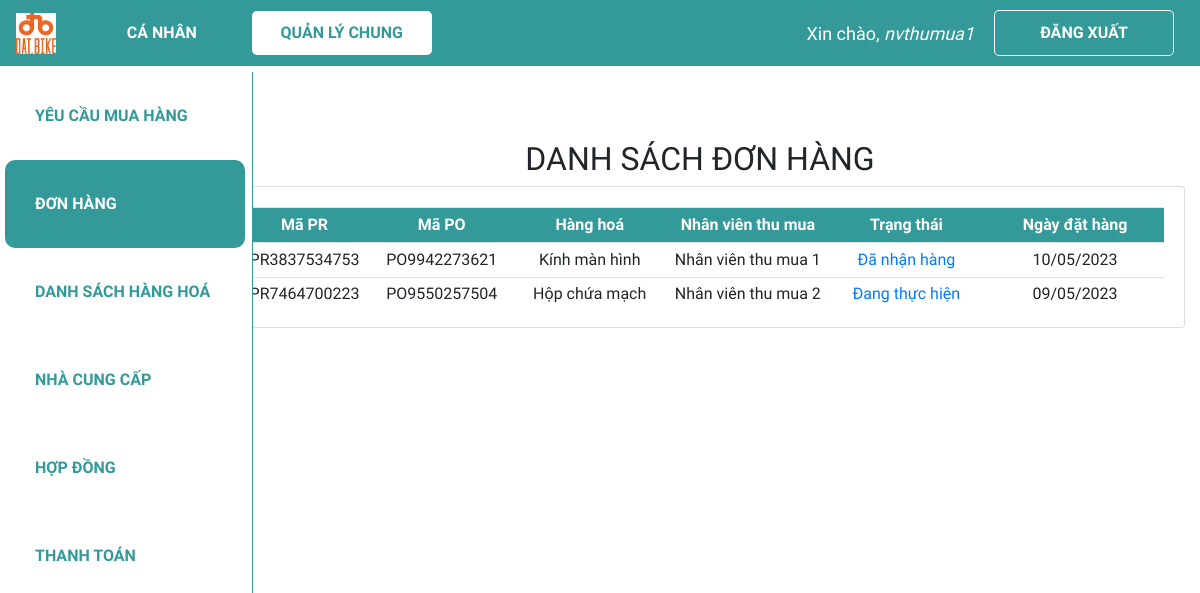
The app's page /dspo/ (signed in) with its own data.
### web_core/models.py (models this page shows, shortened)
class PO(models.Model):
    danh_muc_trang_thai = (
        ('Chờ phê duyệt', 'Chờ phê duyệt'),
        ('Đang thực hiện', 'Đang thực hiện'),
        ('Đã nhận hàng', 'Đã nhận hàng'),
        ('Đã hoàn thành', 'Đã hoàn thành'),
    )
    ma_PO = ShortUUIDField(
        verbose_name='Mã PO',
        length=10,
        max_length=12,
        prefix="PO",
        alphabet="0123456789",
        primary_key=True
    )
    ma_PR = models.ForeignKey(PR, on_delete = models.CASCADE, verbose_name = 'Mã PR', blank=True, null=True)
    ma_hang_hoa = models.ForeignKey(HANGHOA, on_delete = models.CASCADE, verbose_name = 'Mã hàng hoá', blank=True, null=True)
    so_luong = models.IntegerField('Số lượng', validators = [MinValueValidator(0)], default = 0)
    ma_hop_dong = models.ForeignKey(HOPDONG, on_delete = models.SET_NULL, verbose_name = 'Mã hợp đồng', blank=True, null=True)
    ma_nhan_vien_tao = models.ForeignKey(NHANVIEN, on_delete=models.SET_NULL, verbose_name = 'Mã nhân viên tạo', related_name = 'nv_tao_PO',blank=True, null=True)
    ma_ncc = models.ForeignKey(NCC, on_delete = models.SET_NULL, verbose_name = 'Mã nhà cung cấp', blank=True, null=True)
    ngay_tao = models.DateTimeField('Ngày tạo', default = datetime.now)
    ngay_cap_nhat = models.DateTimeField('Ngày cập nhật', default = datetime.now)
    ngay_du_kien_nhan = models.DateTimeField('Ngày dự kiến nhận', blank=True, null=True)
    so_tien_thanh_toan = models.PositiveBigIntegerField('Số tiền thanh toán', validators=[MinValueValidator(0)], default = 0)
    trang_thai = models.CharField('Trạng thái PO', max_length = 100, choices=danh_muc_trang_thai, default='Chờ phê duyệt', blank=True, null=True)
    ma_quan_ly_duyet = models.ForeignKey(NHANVIEN, on_delete = models.SET_NULL, verbose_name = 'Mã quản lý duyệt', related_name = 'quan_ly', blank=True, null=True)

class PR(models.Model):
    danh_muc_trang_thai = (
        ('Chờ phân công', 'Chờ phân công'),
        ('Đang thực hiện', 'Đang thực hiện'),
        ('Đã hoàn thành', 'Đã hoàn thành'),
    )
    ma_PR = ShortUUIDField(
        verbose_name='Mã PR',
        length=10,
        max_length=12,
        prefix="PR",
        alphabet="0123456789",
        primary_key=True
    )
    ma_nhan_vien_tao = models.ForeignKey(NHANVIEN, on_delete = models.CASCADE, verbose_name = 'Mã nhân viên tạo', related_name = 'nv_tao_PR', blank=True, null=True)
    ma_nhan_vien_phu_trach = models.ForeignKey(NHANVIEN, on_delete = models.SET_NULL, verbose_name = 'Mã nhân viên phụ trách',  related_name = 'nv_phutrach_PR', blank=True, null=True)
    ngay_tao = models.DateTimeField('Ngày tạo', default = datetime.now)
    ngay_cap_nhat = models.DateField('Ngày cập nhật', default = datetime.now)
    ten_PR = models.CharField('Tên PR', max_length = 300)
    trang_thai = models.CharField('Trạng thái PR', max_length = 100, choices=danh_muc_trang_thai, default='Chờ phân công',blank=True, null=True)

class HANGHOA(models.Model):
    ma_HH = ShortUUIDField(
        verbose_name='Mã hàng hoá',
        length=10,
        max_length=12,
        prefix="HH",
        alphabet="0123456789",
        primary_key=True
    )
    ten_hang_hoa = models.CharField('Tên hàng hoá', max_length = 100,blank=True, null=True)
    so_luong_ton = models.IntegerField('Số lượng tồn', validators = [MinValueValidator(0)], default = 0)

class NHANVIEN(models.Model):
    danh_muc_phong_ban = (
        ('Thu mua', 'Thu mua'),
        ('Kho', 'Kho'),
        ('Kế toán', 'Kế toán'),
        ('R&D', 'R&D'),
        ('Production', 'Production'),
        ('Khác', 'Khác')
    )
    danh_muc_chuc_vu = (
        ('Quản lí', 'Quản lí'),
        ('Nhân viên', 'Nhân viên'),
    )
    user = models.OneToOneField(User, null=True, blank=True, on_delete=models.CASCADE)
    ma_NV = ShortUUIDField(
        verbose_name='Mã nhân viên',
        length=10,
        max_length=12,
        prefix="NV",
        alphabet="0123456789",
        primary_key=True
    )
    ho_ten = models.CharField('Họ tên', max_length = 100,blank=True, null=True)
    phong_ban = models.CharField('Phòng ban', max_length = 50, choices=danh_muc_phong_ban,blank=True, null=True)
    chuc_vu = models.CharField('Chức vụ', max_length = 50, choices=danh_muc_chuc_vu,blank=True, null=True)

### web_core/views.py (the view)
# urls.py: path('dspo/', views.dspo, name='quanli_dspo'),
@login_required(login_url='login')
def dspo(request):
    update_all_po_status()
    dspo = PO.objects.all().order_by('-ngay_tao')
    context = {'dspo':dspo}
    return render(request, 'web_core/dspo.html', context)

### web_core/templatetags/index.py (called while the page is built)
@register.filter
def first_group_name(user):
    groups = user.groups.all()
    if groups:
        return groups[0].name
    return ''

### web_core/views.py (called while the page is built)
def update_all_po_status():
    dspo = PO.objects.all().order_by('-ngay_tao')
    for po in dspo:
        if po.ma_quan_ly_duyet and po.trang_thai == 'Chờ phê duyệt':
            po.trang_thai='Đang thực hiện'
        elif not po.ma_quan_ly_duyet and po.trang_thai != 'Chờ phê duyệt':
            po.trang_thai='Chờ phê duyệt'
        po.save()

### web_core/templates/web_core/dspo.html (shortened to what this page needs)
{% extends 'web_core/main.html' %}
{% block content %}
<h2 class="table-title" style>DANH SÁCH ĐƠN HÀNG</h2>
<div class="card card-body">
    <table class='table table-sm'>
        <tr class="table-head">
            <th class="small-content">Mã PR</th>
            <th class="small-content">Mã PO</th>
            <th class="mid-content">Hàng hoá</th>
            <th class="mid-content">Nhân viên thu mua</th>
            <th class="mid-content">Trạng thái</th>
            <th class="mid-content">Ngày đặt hàng</th>
        </tr>
        {% for po in dspo %}
        <tr>
            <td class="small-content">{{po.ma_PR.ma_PR}}</td>
            <td class="small-content">{{po.ma_PO}}</td>
            <td class="mid-content">{{po.ma_hang_hoa.ten_hang_hoa}}</td>
            <td class="mid-content">{{po.ma_nhan_vien_tao.ho_ten}}</td>
            <td class="mid-content"><a href="{% url 'quanli_xem_po' po.ma_PO %}">{{po.trang_thai}}</a></td>
            <td class="mid-content">{{po.ngay_tao|date:"d/m/Y"}}</td>
        </tr>
        {% endfor %}
    </table>
</div>
{% endblock %}

### web_core/templates/web_core/navbar.html (shortened to what this page needs)
{% load static %}
<nav class="navbar navbar-expand-lg my-navbar fixed-top">
    <a href="{% url 'home' %}">
        <img class="navbar-brand" alt="logo-brand" src="{% static 'images/logo.png' %}" height="50"
            style="padding-bottom: 4px" />
    </a>
    <div class="collapse navbar-collapse" id="navbarNav">
        {% with request.resolver_match.url_name as url_name %}
        <div class="navbar-nav">
            {% load index %}
            {% if request.user|first_group_name != 'quanly' and request.user|first_group_name != 'ketoan' %}
                <a class="nav-item nav-link my-nav-item {% if 'canhan' in url_name %}my-nav-active{% endif %} nav-canhan"
                href="{% url 'canhan_dspr' %}">Cá nhân</a>
            {% endif %}
            <a class="nav-item nav-link my-nav-item {% if 'quanli' in url_name %}my-nav-active{% endif %} nav-quanly"
                href="{% url 'quanli_dspr' %}">Quản lý chung</a>
        </div>
        {% endwith %}
    </div>
    {% with request.resolver_match.url_name as url_name %}
    {% if request.user.is_authenticated %}
    <span class="hello-msg">Xin chào, <span> {{request.user}} </span></span>
    <a class="nav-item nav-link my-nav-item my-btn" href="{% url 'logout' %}">Đăng xuất</a>
    {% else %}
    <a class="nav-item nav-link my-nav-item my-btn {% if url_name == 'login' %}my-nav-active{% endif %}"
        href="{% url 'login' %}">Đăng nhập</a>
    {% endif %}
    {% endwith %}
</nav>

### web_core/static/css/main.css (style rules this page uses)
* { font-family: 'Baloo 2', cursive; }
html, body { margin: 0; padding: 0; height: 100%; overflow-x: hidden; }

### web_core/templates/web_core/navbar.html (style rules this page uses)
.my-navbar.fixed-top { position: fixed; color: #fff; background-color: #399; z-index: 10; }
.my-nav-item { color: #fff; font-weight: bold; padding: 9.6px 16px !important; text-transform: uppercase; border-radius: 5px; width: 180px; text-align: center; }
.my-nav-active, .my-nav-active:hover { color: #399; background-color: #fff; }
.my-btn { border: 1px solid #fff; margin-right: 10px; }
.hello-msg { font-size: 18px; color: #fff; margin-right: 20px; }
.hello-msg>span { font-style: italic; }

### web_core/templates/web_core/dspo.html (style rules this page uses)
.card-body { padding-bottom: 0px; }
.table-title { text-align: center; }
.table th, .table td { vertical-align: middle; text-align: center; }
.small-content { width: 150px; }
.mid-content { width: 240px; }
.table-head { color: #ffff; background-color: #399; }

### records on screen
PO: ma_PR.ma_PR "PR3837534753", ma_PO "PO9942273621", ma_hang_hoa.ten_hang_hoa "Kính màn hình", ma_nhan_vien_tao.ho_ten "Nhân viên thu mua 1", trang_thai "Đã nhận hàng", ngay_tao "10/05/2023"
PO: ma_PR.ma_PR "PR7464700223", ma_PO "PO9550257504", ma_hang_hoa.ten_hang_hoa "Hộp chứa mạch", ma_nhan_vien_tao.ho_ten "Nhân viên thu mua 2", trang_thai "Đang thực hiện", ngay_tao "09/05/2023"

### other values on screen
{{ request.user }} "nvthumua1"
